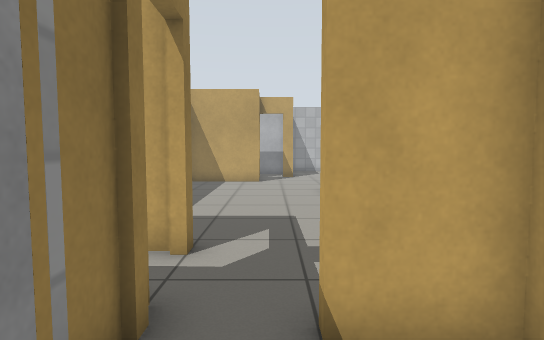
[1] (above)

17 first-person views from a walk through a world built for the Gazebo simulator. The camera is 0.94 m above the floor, tilts 4° down and sees 80° across. The floor is counted in squares, 0.5 m on a side. Each view is taken from the middle of a square. On the plan, view 1 faces up. The plan holds only what a view shows up to about 17 squares ahead; the rest is blank. Simple patterns stand in for the simulator's built-in surfaces.

[2]
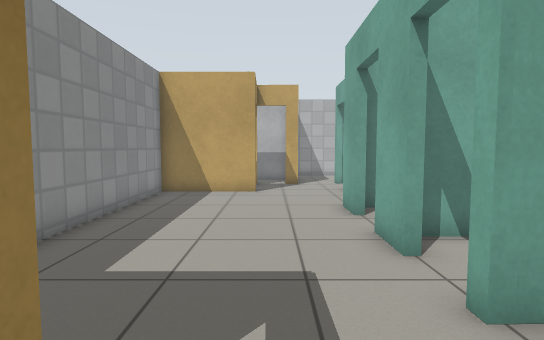

[3]
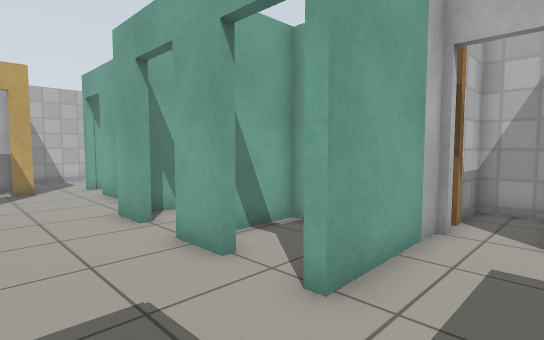

[4]
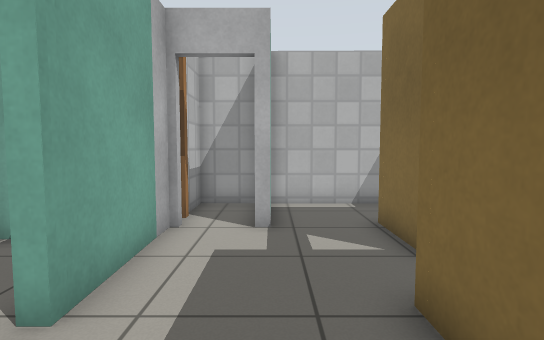

[5]
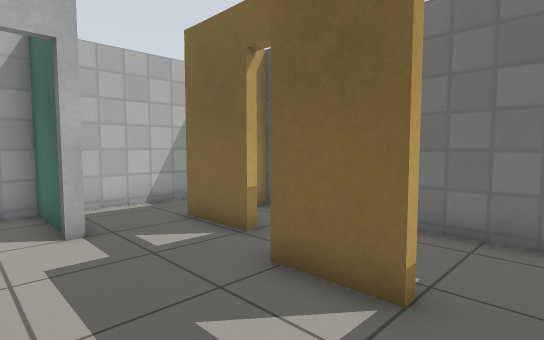

[6]
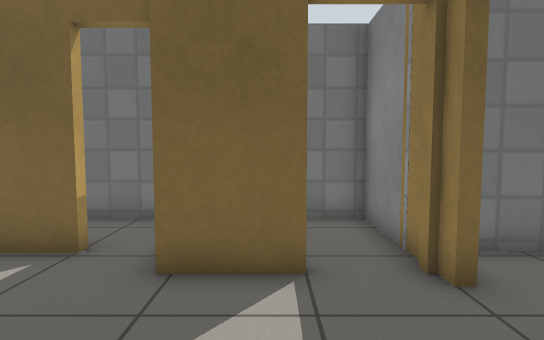

[7]
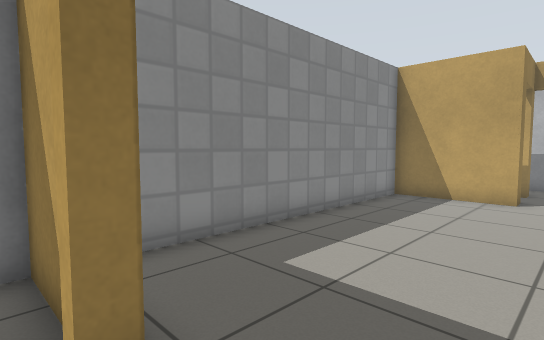

[8]
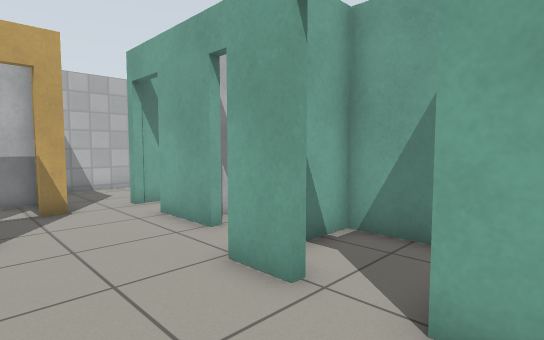

[9]
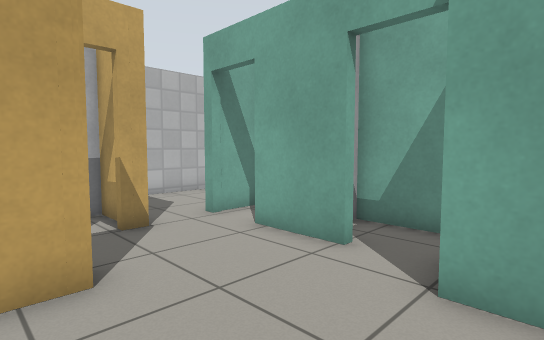

[10]
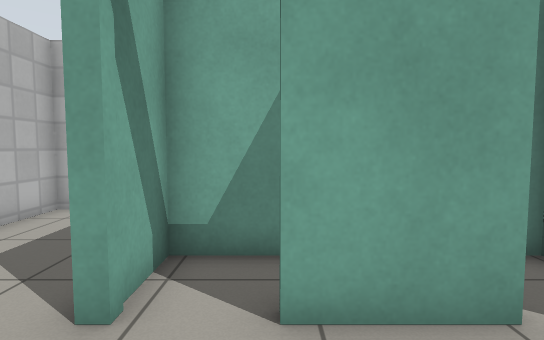

[11]
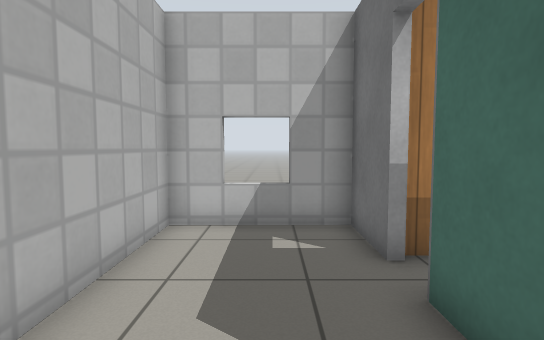

[12]
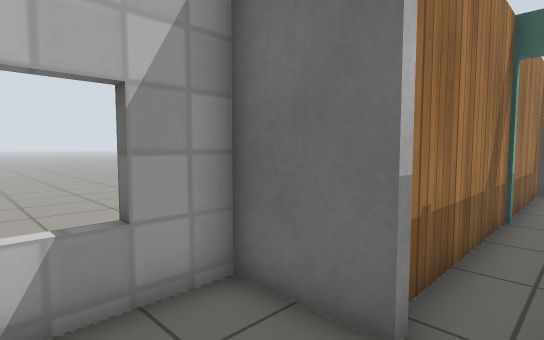

[13]
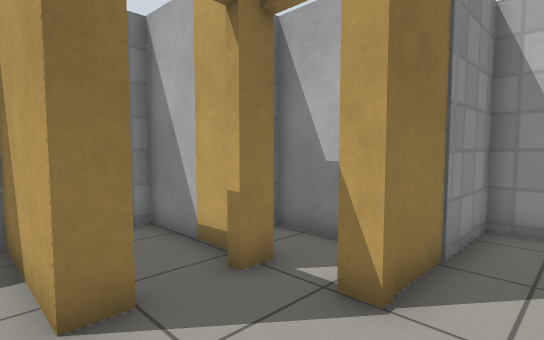

[14]
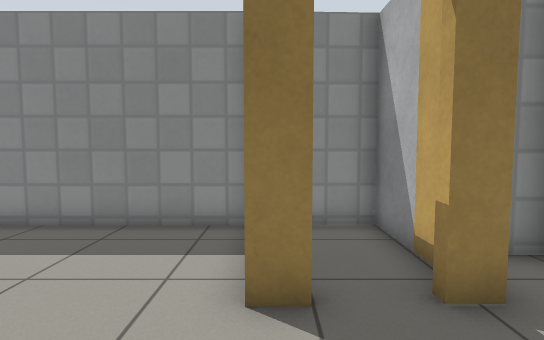

[15]
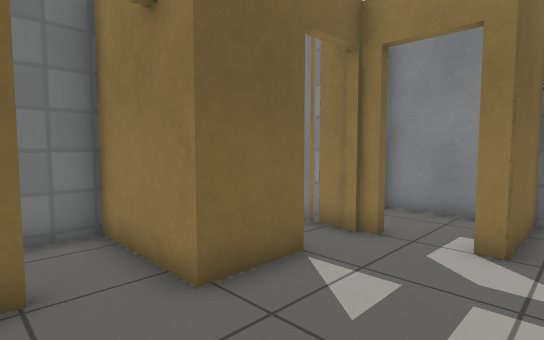

[16]
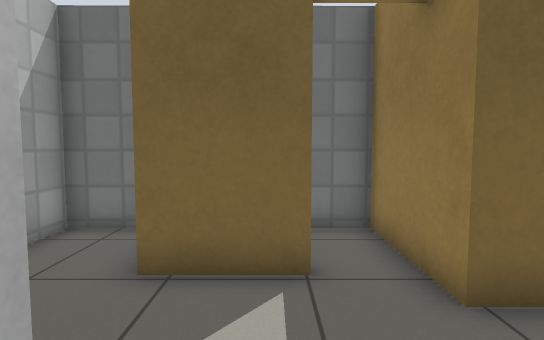

[17]
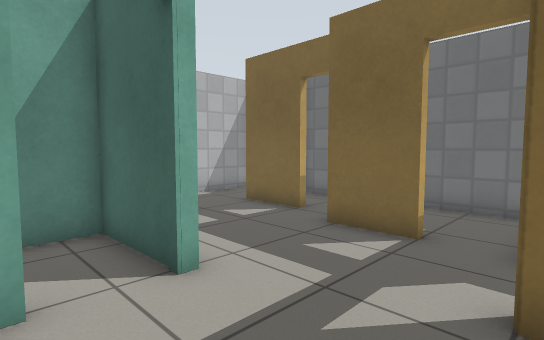

### Floor plan
Ten units are one square. View 1 is at (0, 0); x grows to the right and y downward. Boxes are objects, and circles mark ways between rooms. Rooms are numbered by the first view taken in them; rooms with no view inside come last. Other rooms are left out.
<svg viewBox="-52 -260 154 269">
<path fill="none" stroke="#000" d="M-15 -38 -14 4 19 4M25 -30 4 -30M23 -94 23 -111M23 -129 23 -144M33 -162 33 -190M65 -74 23 -73 23 -76M-7 -185 -7 -177 -47 -177 -47 -61 -15 -61 -15 -56 -19 -55M4 -33 27 -33M65 -50 65 -53M13 -205 6 -205M44 -24 70 -24M-8 -209 -7 -201M41 -211 59 -211M33 -208 33 -211M72 -211 97 -211 97 -255 13 -255 13 -205M81 4 97 4 97 -51M75 -139 75 -208M27 -33 27 4 67 4M-16 -205 -47 -206 -47 -189M-40 -24 -26 -24M-17 -58 -47 -58 -47 -23M75 -75 75 -139M65 -53 97 -53 97 -75 75 -75M55 -121 55 -140 29 -140M23 -76 55 -77 55 -107 31 -107M55 -142 55 -174 42 -174M10 -215 10 -227 -25 -228 -25 -221M55 -188 55 -208 33 -208"/>
<circle cx="-5" cy="-30" r="3" fill="#2a7"/>
<circle cx="35" cy="-20" r="3" fill="#2a7"/>
<circle cx="20" cy="-210" r="3" fill="#2a7"/>
<circle cx="70" cy="-35" r="3" fill="#2a7"/>
<circle cx="-8" cy="-202" r="3" fill="#2a7"/>
<circle cx="-20" cy="-45" r="3" fill="#2a7"/>
<circle cx="70" cy="-65" r="3" fill="#2a7"/>
<circle cx="22" cy="-120" r="3" fill="#2a7"/>
<circle cx="25" cy="-85" r="3" fill="#2a7"/>
<circle cx="35" cy="-155" r="3" fill="#2a7"/>
<circle cx="33" cy="-197" r="3" fill="#2a7"/>
<circle cx="65" cy="-210" r="3" fill="#2a7"/>
<circle cx="65" cy="-140" r="3" fill="#2a7"/>
<text x="0" y="-10">1</text>
<text x="0" y="-110">2</text>
<text x="50" y="-230">3</text>
<text x="80" y="-20">4</text>
<text x="70" y="-180">5</text>
<text x="50" y="-10">6</text>
<text x="-30" y="-200">7</text>
<text x="-40" y="-40">8</text>
<text x="70" y="-110">9</text>
<text x="80" y="-70">10</text>
<text x="40" y="-130">11</text>
<text x="40" y="-100">12</text>
<text x="50" y="-160">13</text>
<text x="-10" y="-220">14</text>
<text x="50" y="-200">15</text>
</svg>
Room 1 opens to room 2. Room 1 opens to room 6. Room 2 opens to room 3. Room 2 opens to room 4. Room 2 opens to room 7. Room 2 opens to room 8. Room 2 opens to room 10. Room 2 opens to room 11. Room 2 opens to room 12. Room 2 opens to room 13. Room 2 opens to room 15. Room 3 opens to room 5. Room 5 opens to room 9.

Where each view was taken, in squares from view 1:
view 1: 0 up, 0 right, facing up
view 2: 4 up, 0 right, facing up
view 3: 5 up, 1 left, facing up-right
view 4: 5 up, 1 left, facing right
view 5: 7 up, 1 left, facing down-right
view 6: 8 up, 1 right, facing down
view 7: 5 up, 1 right, facing up-left
view 8: 10 up, 1 left, facing up-right
view 9: 13 up, 2 left, facing up-right
view 10: 19 up, 0 right, facing right
view 11: 23 up, 2 right, facing right
view 12: 24 up, 6 right, facing down-right
view 13: 17 up, 3 right, facing up-left
view 14: 18 up, 3 right, facing left
view 15: 7 up, 5 right, facing down-left
view 16: 7 up, 5 right, facing down
view 17: 10 up, 2 left, facing down-right
